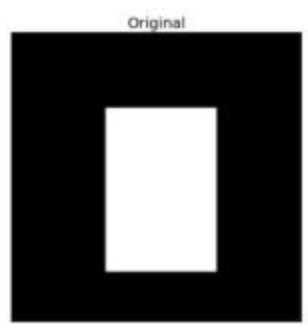
#> input picture img/box.png, 308 x 330 px; the run also reads 3 pictures not shown here
$ jupyter execute '11OpenCVにおける輪郭(領域).ipynb'   (shell and % lines are left out)   (older library calls are emulated)
#> lines starting #> are read from the running program, lines starting #| are printed output that depends on the picture; after the words box and inside, x2 and y2 are one past the last pixel; in counts of white or black regions, pixels touching at a corner belong together; long printed decimals are rounded
# 輪郭: 初めの一歩

## 輪郭とは何か？

輪郭とは、同じ色や値を持つ(境界線に沿った)連続する点をつなげて形成される曲線のことと言うことができる．形状解析や物体追跡，物体認識で役に立つツールである．

精度よく輪郭を検出するために，二値画像を使う．そのため，まず初めに閾値処理やCannyのエッジ検出などにより二値画像を取得する．
cv2.findContours() 関数は入力画像を変える処理である．輪郭検出後の処理で入力画像を使用する必要がある場合は，別の変数に予めコピーしておくこと．
OpenCVの輪郭検出は，黒い背景から白い物体の輪郭を検出することと仮定している．物体は白(明るい色)，背景は黒(暗い色)と覚えておこう．
それでは二値画像から輪郭を検出する方法を見ていこう: (コードとサンプル画像。 注意: OpenCV2では cv2.findContours()関数はcontoursとhierarchyの２つを返すため、コードを修正しないといけない)

<font color="red">image, contours, hierarchy = cv2.findContours(入力画像, 抽出モード, 近似手法)</font>

CV_RETR_EXTERNAL 最も外側の輪郭のみを抽出します．

CV_RETR_LIST すべての輪郭を抽出しますが，一切の階層構造を保持しません．

CV_RETR_CCOMP すべての輪郭を抽出し，それらを2階層構造として保存します

...

[cell 1]
import numpy as np
import cv2 # OpenCV-Python
import pandas as pd
from pandas import Series
import matplotlib.pyplot as plt

[cell 2]
img = cv2.imread('../../img/box.png',0)
#> img is the input picture: shape (330, 308); min 0, max 255, mean 88.9

plt.plot(), plt.imshow(img,cmap = 'gray')
plt.show()

[cell 3]
img = cv2.imread('../../img/box.png',0)
ret,thresh = cv2.threshold(img,127,255,0)
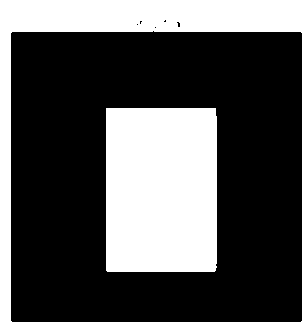
#> thresh: shape (330, 308); 34.9% white; 2 white regions
img, contours, hierarchy = cv2.findContours(thresh,cv2.RETR_TREE,cv2.CHAIN_APPROX_SIMPLE)
#> contours = 8 contours, 5 with area under 20; largest, box (x1, y1, x2, y2) and area: (0, 0, 308, 330) 101003, (10, 30, 303, 323) 84965, (106, 108, 217, 272) 17916

plt.plot(), plt.imshow(img,cmap = 'gray')
plt.show()

このようにcv2.findContours(image, mode, method[, contours[, hierarchy[, offset]]]) 関数は(少なくとも)3個の引数をとる関数である．第1引数imageは入力画像，第2引数modeは輪郭抽出モード，第3引数methodは輪郭検出方法を指定するフラグである．出力は輪郭画像と輪郭，それに輪郭の階層情報の３つである． 輪郭 とは検出された全輪郭をPythonのlistとして出力するもので、list内の各輪郭は輪郭上の点の(x,y)座標をNumpyのarrayとして保存されている．

Note 第２引数と第３引数及び輪郭の階層情報については後述する．それまではサンプルコードで指定しているフラグや値を使えば輪郭がうまく検出できると思っておこう．

## 輪郭を描画する方法

検出した輪郭を描画するには cv2.drawContours(image, contours, contourIdx, color[, thickness[, lineType[, hierarchy[, maxLevel[, offset]]]]]) 関数を使う．この関数は境界上に点を持つ形状であれば，輪郭以外の形状の描画にも使える．第1引数imageは入力画像，第2引数contoursはPythonのlistとして保存されている輪郭，第3引数contourIdxは描画したい輪郭のインデックス(第2引数で与えた輪郭のlistから一つの輪郭だけを描画したいとき、輪郭の指定に使う．全輪郭を描画する時はー1を指定する．)，以降の引数は輪郭を描画する色(color)や線の太さ(thickness)といった情報である．

画像中の全輪郭を描画するには:

[cell 4]
img = cv2.imread('../../img/box.png',0)
ret,thresh = cv2.threshold(img,127,255,0)
img, contours, hierarchy = cv2.findContours(thresh,cv2.RETR_TREE,cv2.CHAIN_APPROX_SIMPLE)
img = cv2.drawContours(img, contours, -1, (0,255,0), 3)

plt.plot(), plt.imshow(img,cmap = 'gray')
plt.show()

[cell 5]
img = cv2.imread('../../img/box.png',0)
ret,thresh = cv2.threshold(img,127,255,0)
img, contours, hierarchy = cv2.findContours(thresh,cv2.RETR_TREE,cv2.CHAIN_APPROX_SIMPLE)
img = cv2.drawContours(img, contours, 3, (0,255,0), 3)
#> img: shape (330, 308); 34.8% white; 2 white regions, box (x1, y1, x2, y2) and area: (106, 108, 217, 272) 18188, (0, 0, 308, 330) 17210

plt.plot(), plt.imshow(img,cmap = 'gray')
plt.show()

[cell 6]
img = cv2.imread('../../img/box.png',0)
ret,thresh = cv2.threshold(img,127,255,0)
img, contours, hierarchy = cv2.findContours(thresh,cv2.RETR_TREE,cv2.CHAIN_APPROX_SIMPLE)
cnt = contours[4]
#> cnt = [[136, 24], [137, 23], [138, 24], [137, 25]]
img = cv2.drawContours(img, [cnt], 0, (0,255,0), 3)

plt.plot(), plt.imshow(img,cmap = 'gray')
plt.show()

Note 2番目と3番目の描画方法は同じように見えるが，後で3番目の方法が便利だと分かるようになるだろう．

## 輪郭の近似方法

これは cv2.findContours(image, mode, method[, contours[, hierarchy[, offset]]]) 関数の第3引数methodのことであるが，具体的に何を指しているのだろうか?

前述したように，輪郭とは同じ値を持つ形状の境界を指し，境界線上の点の(x,y)座標をデータとして格納している．しかし，本当に全ての点の座標を保存しているだろうか？これがmethodで指定されることなのである．

methoの値として cv2.CHAIN_APPROX_NONE を指定すれば輪郭上の全点の情報を保持する．しかし，本当に全点の情報が必要なのだろうか？例えば，直線の輪郭を検出したとして，検出した線を表現するのに境界上の全ての点の情報を保持する必要があるだろうか。直線ならば，その直線の端点のみを保持するだけで十分のはずである．かくして、cv2.CHAIN_APPROX_SIMPLEを指定すれば，輪郭を圧縮して冗長な点の情報を削除し，メモリの使用を抑えることができる．

次の例では長方形が描いてある画像に対し近似した輪郭の検出を行ったものである．arrayとして保存している輪郭内の全点を青い円で描画している．左の画像は cv2.CHAIN_APPROX_NONE フラグを指定し、検出した点は(734個)である。右の画像は cv2.CHAIN_APPROX_SIMPLE フラグを指定し、検出した点はたったの4個である．これで近似方法の指定によって、どれだけメモリ消費を抑えられるかお分かりになるだろう!

# 領域(輪郭)の特徴

## 1. モーメント

画像のモーメントは物体の重心，面積などを計算するのに役立つ．詳細についてはWikipediaの 画像モーメント のページを参照せよ．

cv2.moments(array[, binaryImage])) 関数は3次までのモーメントをすべて計算し、辞書形式の値を返す (コード, 注意: OpenCV2では返す値が違うためエラーになる):

[cell 7]
img = cv2.imread('../../img/box.png',0)
ret,thresh = cv2.threshold(img,127,255,0)
imgEdge,contours,hierarchy = cv2.findContours(thresh, 1, 2)

cnt = contours[0]
#> cnt = contour of 14 points, box (x1, y1, x2, y2) (106, 108, 217, 272), area 17916
M = cv2.moments(cnt)
#> M = moments, m00 17916, centre m10/m00, m01/m00 = (161, 189.5)
print(M)
#> (printed output is left out)

[cell 8]
cx = int(M['m10']/M['m00'])
#> cx = 160
cy = int(M['m01']/M['m00'])
#> cy = 189

[cell 9]
print(cx)
#| 160
print(cy)
#| 189

## 2. 面積(Contour area)

領域が占める面積を計算するには cv2.contourArea(contour[, oriented]) 関数を使うか，モーメントの結果をMとして M[‘m00’] で求める.

[cell 10]
img = cv2.imread('../../img/box.png',0)
ret,thresh = cv2.threshold(img,127,255,0)
imgEdge,contours,hierarchy = cv2.findContours(thresh, 1, 2)

cnt = contours[0]
area = cv2.contourArea(cnt)
#> area = 17916
print(area)
#| 17916.0

## 3. 周囲長(arc length)

領域を囲む周囲長(もしくは長さ)は cv2.arcLength(curve, closed) 関数を使って計算できます．第2引数closedは対象とする領域(輪郭)が閉じている(True を指定)か単なる曲線かを表すフラグである．

[cell 11]
img = cv2.imread('../../img/box.png',0)
ret,thresh = cv2.threshold(img,127,255,0)
imgEdge,contours,hierarchy = cv2.findContours(thresh, 1, 2)

cnt = contours[0]
perimeter = cv2.arcLength(cnt,True)
#> perimeter = 544.5
print(perimeter)
#| 544.485

## 4. 輪郭の近似

複雑な形状をした輪郭を，より少ない数の点で単純な形状によって近似する．ここで近似する点の数はユーザが指定する．この関数は Douglas-Peucker algorithm を実装したものである．アルゴリズムの詳細についてはWikipediaのページを参照すること．

輪郭の近似について理解するため、例を使って説明しよう，今、画像の中から矩形を見つけようとしているとする。ここで何らかの問題が生じたため、きちんとした形状の矩形が見つからず、 (下の最初の画像のように)“崩れた形” しかないとしよう．ここで cv2.approxPolyDP(curve, epsilon, closed[, approxCurve]) 関数を使ってこの形の近似を行ってみる。ここで第2引数は epsilon と呼ばれ，実際の輪郭と近似輪郭との許容可能な最大距離を表し，いわば近似の精度を表すパラメータである． epsilon を妥当な値に設定する事で，期待に沿った結果が得られる．

[cell 12]
img = cv2.imread('../../img/box.png',0)
ret,thresh = cv2.threshold(img,127,255,0)
imgEdge,contours,hierarchy = cv2.findContours(thresh, 1, 2)

cnt = contours[0]
epsilon = 0.1*cv2.arcLength(cnt,True)
#> epsilon = 54.45
approx = cv2.approxPolyDP(cnt,epsilon,True)
#> approx = [[106, 108], [106, 270], [214, 271], [215, 108]]
print(approx)
#| [[[106 108]]
#|  [[106 270]]
#|  [[214 271]]
#|  [[215 108]]]

以下の画像のうち，二番目の画像の緑の線は epsilon = 弧長の10% と設定したときの近似図形を表し，三番目の画像は epsilon = 弧長の1% と設定したときの近似図形を表す．第3引数は近似曲線が閉じた曲線か否かを表す．(コード, 対象画像)

## 5. 凸包(Convex Hull)

凸包(Convex Hull)は輪郭の近似に似ているが，厳密には異なる処理である．
cv2.convexHull(points[, hull[, clockwise[, returnPoints]]]) 関数は曲線の凸性の欠陥を調べ修正する．一般的に言うと，凸性を持つ曲線とは常に突き出るか少なくとも平坦な曲線を指す．内側にへこんでいる部分は凸性の欠陥(convexity defects)と呼ばれる．下の手の画像を例としてしよう．赤い線は手の凸包，両面矢印マークは輪郭から外郭の極大値となる凸性の欠陥を示す．

入力引数の詳細:

points :Convex Hullを計算する輪郭．
hull : 出力ですが，普通は引数とはしない(戻り値と同じだから？)．
clockwise : 傾きを表すフラグ． True を指定すると出力のconvex hullは時計回り，そうでなければ反時計回りの形式で出力される．
returnPoints : convex hullの出力する情報を決めるフラグ． True を指定するとconvex hull上の点の座標， False を指定するとconvex hull上の点に対応する輪郭上の点のインデックスを返す．

[cell 13]
img = cv2.imread('../../img/box.png',0)
ret,thresh = cv2.threshold(img,127,255,0)
imgEdge,contours,hierarchy = cv2.findContours(thresh, 1, 2)

cnt = contours[0]
hull = cv2.convexHull(cnt)
#> hull = [[215, 108], [216, 116], [216, 267], [215, 270], [214, 271], [107, 271], [106, 270], [106, 108]]
print(hull)
#| [[[215 108]]
#|  [[216 116]]
#|  [[216 267]]
#|  [[215 270]]
#|  [[214 271]]
#|  [[107 271]]
#> (further printed lines are left out)

もし凸性の欠陥を検出したい場合は returnPoints = False を指定する．その理由を理解してもらうために，上の長方形画像を例に使おう．まず初めに長方形の輪郭を cnt として検出する．この輪郭に対して returnPoints = True を指定したconvex hullを使うと以下のような出力を得る: [[[234 202]], [[ 51 202]], [[ 51 79]], [[234 79]]] これは長方形の4隅の点を指す．次に，全く同じ輪郭に対して returnPoints = False を指定すると以下のような出力になる: [[129],[ 67],[ 0],[142]] ．これは各convex hull上の点に対応する輪郭上の点のインデックスの値になっており，最初の点を確認してみると: cnt[129] = [[234, 202]] となり，フラグを True にした時に得た出力と一致していることが分かる．

凸性の欠陥については後でまた議論する．

## 6. 凸性の確認

曲線の凸性を確認するための関数は cv2.isContourConvex() である．返戻値はTrue か Falseの二値の値である．

[cell 14]
img = cv2.imread('../../img/box.png',0)
ret,thresh = cv2.threshold(img,127,255,0)
imgEdge,contours,hierarchy = cv2.findContours(thresh, 1, 2)

cnt = contours[0]
k = cv2.isContourConvex(cnt)
#> k = False

print(k)
#| False

## 7.a. 外接矩形

単純な長方形であり、物体の回転を仮定していない．そのため外接矩形の面積は最小になる保証はない． これにはcv2.boundingRect() 関数を使う．

外接矩形の左上の位置を(x,y)，横と縦のサイズを(w,h)とすると，以下のようになる．

[cell 15]
# img = cv2.imread('../../img/box.png',0)
img = cv2.imread('../../img/box.png')
# ret,thresh = cv2.threshold(img,127,255,0)
# imgEdge,contours,hierarchy = cv2.findContours(thresh, 1, 2)

cnt = contours[0]
x,y,w,h = cv2.boundingRect(cnt)
#> x = 106; y = 108; w = 111; h = 164
img = cv2.rectangle(img,(x,y),(x+w,y+h),(0,255,0),2)
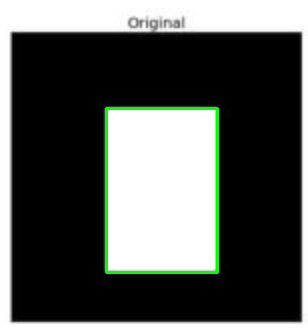
#> img: shape (330, 308, 3); mean B, G, R 86.8, 91, 86.8

plt.plot(), plt.imshow(img,cmap = 'gray')
plt.show()

## 7.b. 回転を考慮した外接矩形

もう一つの外接矩形は回転を考慮したものである． cv2.minAreaRect() を使う．戻り値は Box2D の構造(左上の点(x,y)，横と縦のサイズ(width, height)，回転角)であるが、この長方形を描画する時に必要な情報は長方形の4隅の点なので， cv2.boxPoints() 関数を使って計算する．

[cell 16]
# img = cv2.imread('../../img/target.png',0)
img = cv2.imread('../../img/target.png',0)
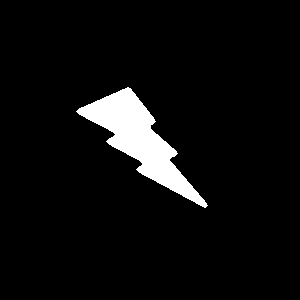
#> input picture img/target.png, 300 x 300 px
#> img: shape (300, 300); 5.4% white; 1 white region
ret,thresh = cv2.threshold(img,127,255,0)
imgEdge,contours,hierarchy = cv2.findContours(thresh, 1, 2)
#> contours = 1 contour; box (x1, y1, x2, y2) and area: (76, 87, 208, 208) 4730

img = cv2.imread('../../img/target.png')
#> img is the input picture: shape (300, 300, 3); 5.4% white; 1 white region, box (x1, y1, x2, y2) and area: (76, 87, 208, 208) 4900
cnt = contours[0]
#> cnt = contour of 229 points, box (x1, y1, x2, y2) (76, 87, 208, 208), area 4730
rect = cv2.minAreaRect(cnt)
#> rect = ((151.5, 148), (54.45, 159.1), -45)
box = cv2.boxPoints(rect)
#> box = [[188.5, 223.5], [76, 111], [114.5, 72.5], [227, 185]]
box = np.int0(box)
#> box = [[188, 223], [76, 111], [114, 72], [227, 185]]
img = cv2.drawContours(img,[box],0,(0,0,255),2)

plt.plot(), plt.imshow(img)
plt.show()

## 8. 最小外接円

物体の最小外接円を計算する時は cv2.minEnclosingCircle() 関数を使います．

[cell 17]
img = cv2.imread('../../img/target.png',0)
ret,thresh = cv2.threshold(img,127,255,0)
imgEdge,contours,hierarchy = cv2.findContours(thresh, 1, 2)

img = cv2.imread('../../img/target.png')

cnt = contours[0]
(x,y),radius = cv2.minEnclosingCircle(cnt)
#> x = 141.5; y = 158; radius = 80.62
center = (int(x),int(y))
#> center = (141, 158)
radius = int(radius)
#> radius = 80
img = cv2.circle(img,center,radius,(0,255,0),2)

plt.plot(), plt.imshow(img)
plt.show()

## 9. 楕円のフィッティング

物体に楕円をあてはめる時は cv2.fitEllipse 関数を使う．出力は求めた楕円に外接する回転外接矩形になる．

[cell 18]
img = cv2.imread('../../img/target.png',0)
ret,thresh = cv2.threshold(img,127,255,0)
imgEdge,contours,hierarchy = cv2.findContours(thresh, 1, 2)

img = cv2.imread('../../img/target.png')
cnt = contours[0]
ellipse = cv2.fitEllipse(cnt)
#> ellipse = ((140, 138.2), (49.31, 162.2), 134.8)
img = cv2.ellipse(img,ellipse,(0,255,0),2)

plt.plot(), plt.imshow(img)
plt.show()

## 10. 直線のフィッティング

楕円フィッティングと同様に，点の集合に対して直線のあてはめも可能である．それには cv2.fitLine関数を用いる。次の画像は白色の点の集合に対して直線をフィッティングした結果である．

[cell 19]
img = cv2.imread('../../img/target.png',0)
ret,thresh = cv2.threshold(img,127,255,0)
imgEdge,contours,hierarchy = cv2.findContours(thresh, 1, 2)

img = cv2.imread('../../img/target.png')

cnt = contours[0]
rows,cols = img.shape[:2]
[vx,vy,x,y] = cv2.fitLine(cnt, cv2.DIST_L2,0,0.01,0.01)
#> vx = [0.69]; vy = [0.724]; x = [138]; y = [145.1]
lefty = int((-x*vy/vx) + y)
#> lefty = 0
righty = int(((cols-x)*vy/vx)+y)
#> righty = 315
img = cv2.line(img,(cols-1,righty),(0,lefty),(0,255,0),2)
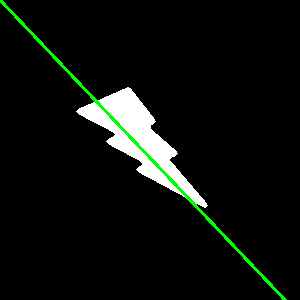
#> img: shape (300, 300, 3); mean B, G, R 12.7, 16.4, 12.7

plt.plot(), plt.imshow(img)
plt.show()

# 領域(輪郭)の属性情報

ここでは物体の特徴を表す時によく使われる輪郭の属性情報(ソリディティ, 等価直径, マスク画像，平均値など)について学ぶ．

(NB : 重心，面積，周囲長なども輪郭の属性情報であるが，これらについては前のチュートリアルで既に扱った)

## 1. アスペクト比(Aspect Ratio)

アスペクト比とは、物体を囲む外接長方形の縦幅(height)に対する横幅(width)の比のことである．

[cell 20]
img = cv2.imread('../../img/target.png',0)
ret,thresh = cv2.threshold(img,127,255,0)
imgEdge,contours,hierarchy = cv2.findContours(thresh, 1, 2)

img = cv2.imread('../../img/target.png')
cnt = contours[0]
x,y,w,h = cv2.boundingRect(cnt)
#> x = 76; y = 87; w = 132; h = 121
aspect_ratio = float(w)/h
#> aspect_ratio = 1.09

print(aspect_ratio)
#| 1.091

## 2. エクステント(Extent)

エクステントとは外接矩形の面積に対する輪郭が占める面積の比のことである．

[cell 21]
img = cv2.imread('../../img/target.png',0)
ret,thresh = cv2.threshold(img,127,255,0)
imgEdge,contours,hierarchy = cv2.findContours(thresh, 1, 2)

img = cv2.imread('../../img/target.png')
cnt = contours[0]
area = cv2.contourArea(cnt)
#> area = 4729.5
x,y,w,h = cv2.boundingRect(cnt)
rect_area = w*h
#> rect_area = 15972
extent = float(area)/rect_area
#> extent = 0.296

print(extent)
#| 0.2961

## 3. ソリディティ(Solidity)

ソリディティとは凸包(領域を囲む最小の外接多角形)の面積に対する輪郭の面積の比のことをいう．

[cell 22]
img = cv2.imread('../../img/target.png',0)
ret,thresh = cv2.threshold(img,127,255,0)
imgEdge,contours,hierarchy = cv2.findContours(thresh, 1, 2)

img = cv2.imread('../../img/target.png')
cnt = contours[0]
area = cv2.contourArea(cnt)
hull = cv2.convexHull(cnt)
#> hull = contour of 21 points, box (x1, y1, x2, y2) (76, 87, 208, 208), area 5692
hull_area = cv2.contourArea(hull)
#> hull_area = 5692.5
solidity = float(area)/hull_area
#> solidity = 0.831


print(solidity)
#| 0.8308

## 4. 等価直径(Equivalent Diameter)

等価直径とは、輪郭の面積と同じ面積を持つ円の直径のことをいう．

[cell 23]
img = cv2.imread('../../img/target.png',0)
ret,thresh = cv2.threshold(img,127,255,0)
imgEdge,contours,hierarchy = cv2.findContours(thresh, 1, 2)

img = cv2.imread('../../img/target.png')
cnt = contours[0]
area = cv2.contourArea(cnt)
hull = cv2.convexHull(cnt)
hull_area = cv2.contourArea(hull)
solidity = float(area)/hull_area


print(solidity)
#| 0.8308

## 5. 傾き(Orientation)

傾きとは物体が向いている方向を意味する．以下の計算方法で長径(MA: Major Axis)と短径(ma: Minor Axis)も同時に計算できる．

[cell 24]
img = cv2.imread('../../img/target.png',0)
ret,thresh = cv2.threshold(img,127,255,0)
imgEdge,contours,hierarchy = cv2.findContours(thresh, 1, 2)

img = cv2.imread('../../img/target.png')
cnt = contours[0]
(x,y),(MA,ma),angle = cv2.fitEllipse(cnt)
#> x = 140; y = 138.2; MA = 49.31; ma = 162.2; angle = 134.8

print(MA)
#| 49.311
print(ma)
#| 162.169

## 6. マスク(Mask)と画素点(Pixel Points)

マスク(Mask)とは物体が占める領域とそれ以外の領域を区別するためのもの。また画素点(Pixel Point)とはマスクを構成する全ての点を指す．物体を構成する全ての点の情報が必要になる時は，以下のようにする:

[cell 25]
img = cv2.imread('../../img/target.png',0)
ret,thresh = cv2.threshold(img,127,255,0)
imgEdge,contours,hierarchy = cv2.findContours(thresh, 1, 2)

img = cv2.imread('../../img/target.png')
cnt = contours[0]
mask = np.zeros(img.shape,np.uint8)
cv2.drawContours(mask,[cnt],0,255,-1)
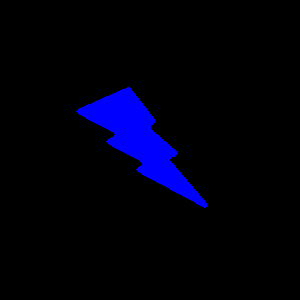
#> mask: shape (300, 300, 3); mean of channels 0, 1, 2 13.9, 0, 0; drawn as B, G, R
pixelpoints = np.transpose(np.nonzero(mask))
#pixelpoints = cv2.findNonZero(mask)

print(mask.shape)
#| (300, 300, 3)
print(pixelpoints.shape)
#| (4900, 3)

3行目と4行目はそれぞれNumpyの関数とOpenCVの関数を使っているが，全く同じ処理である．結果も同じ結果が得られるが，若干の違いがある．Numpyは座標を (row, column) の形式で出力するのに対し，OpenCVは (x,y) の形式で出力する．そのため，それぞれの結果は置き換えられる．ここで row = x と column = y という関係になる．

## 7. 最大値，最小値とその位置

画像(対象領域)における画素値の最大値，最小値及び対応する画素の位置を調べるには以下のようにする．

[cell 26]
img = cv2.imread('../../img/target.png',0)
ret,thresh = cv2.threshold(img,127,255,0)
imgEdge,contours,hierarchy = cv2.findContours(thresh, 1, 2)

img = cv2.imread('../../img/target.png')
cnt = contours[0]
mask = np.zeros(img.shape,np.uint8)
cv2.drawContours(mask,[cnt],0,255,-1)
print(img.shape)
#| (300, 300, 3)
print(mask.shape)
#| (300, 300, 3)

#get error, why?
# min_val, max_val, min_loc, max_loc = cv2.minMaxLoc(img,mask = mask)

# print(min_val)
# print(max_val)

## 8. 平均色と平均値

物体の平均色の計算も可能である．グレースケール画像であれば平均値になる．マスクを指定すると，注目領域を対象として計算する．

[cell 27]
img = cv2.imread('../../img/target.png',0)
ret,thresh = cv2.threshold(img,127,255,0)
imgEdge,contours,hierarchy = cv2.findContours(thresh, 1, 2)

img = cv2.imread('../../img/target.png')
cnt = contours[0]
mask = np.zeros(img.shape,np.uint8)
print(img.shape)
#| (300, 300, 3)
print(mask.shape)
#| (300, 300, 3)
print(img.dtype)
#| uint8
print(mask.dtype)
#| uint8

# mean_val = cv2.mean(img,mask = mask)
#get error, why?

# print(min_val)
# print(max_val)

## 9. 端点(Extreme Points)

端点とは物体の上橋(topmost)，下端(bottommost)，右端(rightmost)，左端(leftmost)の点を意味する．

[cell 28]
img = cv2.imread('../../img/target.png',0)
ret,thresh = cv2.threshold(img,127,255,0)
imgEdge,contours,hierarchy = cv2.findContours(thresh, 1, 2)

img = cv2.imread('../../img/target.png')
cnt = contours[0]
leftmost = tuple(cnt[cnt[:,:,0].argmin()][0])
#> leftmost = (76, 111)
rightmost = tuple(cnt[cnt[:,:,0].argmax()][0])
#> rightmost = (207, 205)
topmost = tuple(cnt[cnt[:,:,1].argmin()][0])
#> topmost = (127, 87)
bottommost = tuple(cnt[cnt[:,:,1].argmax()][0])
#> bottommost = (204, 207)

print(leftmost)
#| (76, 111)
print(rightmost)
#| (207, 205)
print(topmost)
#| (127, 87)
print(bottommost)
#| (204, 207)

例えばインドの地図に対して端点を求めると，以下のようになる:

# 輪郭に関するいろいろな関数

## 1. 凸性の欠陥

以前の節で凸性について学んだ。内側に凹んでいれば凸性の欠陥という。この凸性の欠陥を見つけるための関数が cv2.convexityDefects(contour, convexhull[, convexityDefects]) である．使い方を次に示す:

[cell 29]
img = cv2.imread('../../img/star2.png')
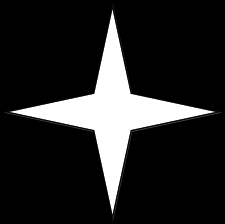
#> input picture img/star2.png, 225 x 224 px
#> img is the input picture: shape (224, 225, 3); min 0, max 255, mean 38
img_gray = cv2.cvtColor(img,cv2.COLOR_BGR2GRAY)
ret, thresh = cv2.threshold(img_gray, 127, 255,0)
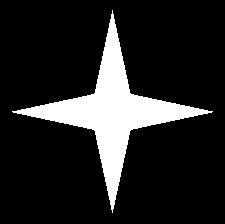
#> thresh: shape (224, 225); 14.7% white; 1 white region
_, contours,hierarchy = cv2.findContours(thresh,2,1)
#> contours = 1 contour; box (x1, y1, x2, y2) and area: (12, 10, 213, 213) 7084
cnt = contours[0]
#> cnt = contour of 658 points, box (x1, y1, x2, y2) (12, 10, 213, 213), area 7084
#> (the rest of the program and of its run is left out)
